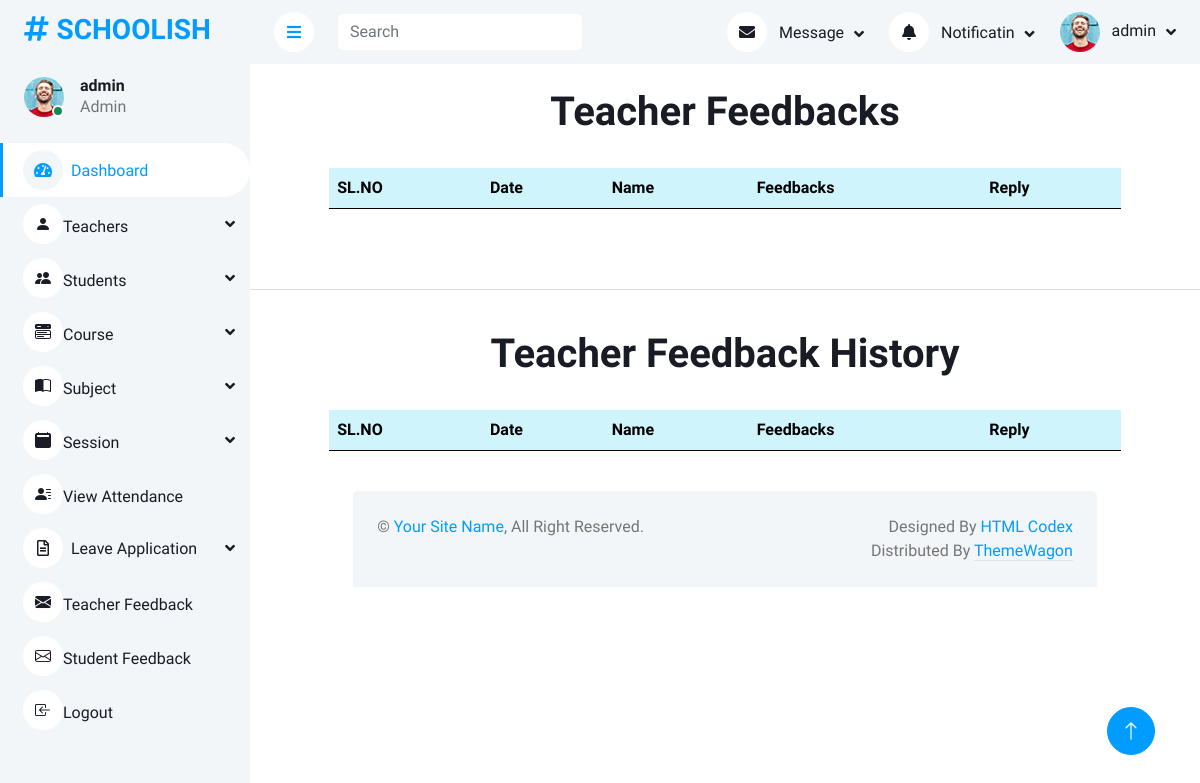
The app's page /admindashboard/Teacherfeedbacks (signed in), older data.
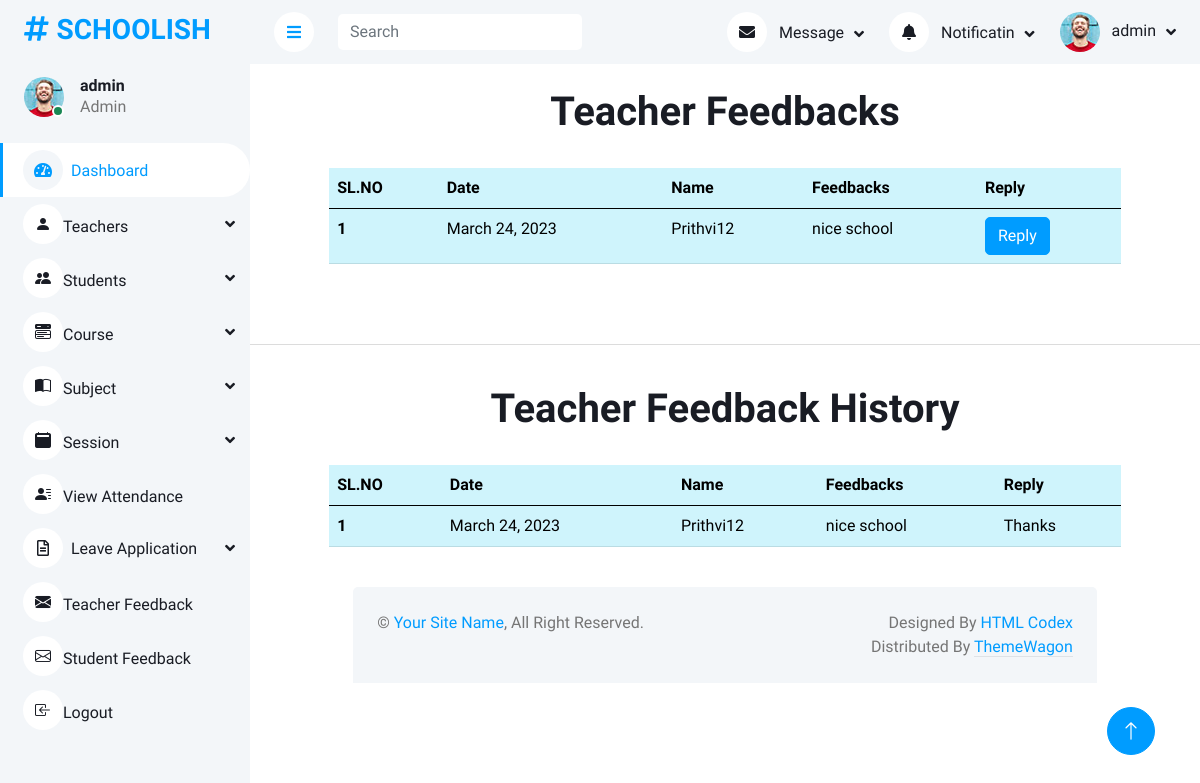
The same page, newer data.
### home/models.py (models this page shows, shortened)
class TeacherFeedback(models.Model):
    user = models.ForeignKey(Login, on_delete=models.DO_NOTHING)
    Feedback = models.CharField(max_length=200)
    Date = models.DateField(auto_now=True)
    Reply = models.TextField(null=True, blank=True)

class Login(AbstractUser):
    is_teacher = models.BooleanField(default=False)
    is_student = models.BooleanField(default=False)

### home/adminviews.py (the view)
# urls.py: path('admindashboard/Teacherfeedbacks', adminviews.teacher_feedbacks, name='teacher_feedbacks'),
def teacher_feedbacks(request):
    data = TeacherFeedback.objects.all()
    return render(request, 'admin1/Teacherfeedbacks.html', {'data': data})

### templates/admin1/Teacherfeedbacks.html
{% extends 'admin1/Adminbase.html' %}
{% load crispy_forms_tags %}
{% block content %}
<br>
<h1 class="text-center">Teacher Feedbacks</h1><br>
<div class="col-xl-10 mx-auto">
<table class="table table-info">
  <thead>
    <tr >
      <th scope="col">SL.NO</th>
      <th scope="col">Date</th>
      <th scope="col">Name</th>
      <th scope="col">Feedbacks</th>
      <th scope="col">Reply</th>
    </tr>
  </thead>
  <tbody>
    {% for i in data %}
    <tr>
      <th scope="row">{{forloop.counter}}</th>
      <td>{{i.Date}}</td>
      <td>{{i.user}}</td>
      <td>{{i.Feedback}}</td>
      <td><a href="{% url 'reply_teacher_feedbacks' i.id %}"> <button type="button" class="btn btn-primary">Reply</button></a></td>
    </tr>
    {% endfor %}
  </tbody>
</table>
</div><br><br>
<hr>
<br>
<h1 class="text-center">Teacher Feedback History</h1><br>
<div class="col-xl-10 mx-auto">
<table class="table table-info">
  <thead>
    <tr >
      <th scope="col">SL.NO</th>
      <th scope="col">Date</th>
      <th scope="col">Name</th>
      <th scope="col">Feedbacks</th>
      <th scope="col">Reply</th>
    </tr>
  </thead>
  <tbody>
    {% for i in data %}
    <tr>
      <th scope="row">{{forloop.counter}}</th>
      <td>{{i.Date}}</td>
      <td>{{i.user}}</td>
      <td>{{i.Feedback}}</td>
      <td>{{i.Reply}}</td>
    </tr>
    {% endfor %}
  </tbody>
</table>
{% endblock%}

Row changes from the older to the newer data that the page shows:
added TeacherFeedback: Date "March 24, 2023", user "Prithvi12", Feedback "nice school", Reply "Thanks"
